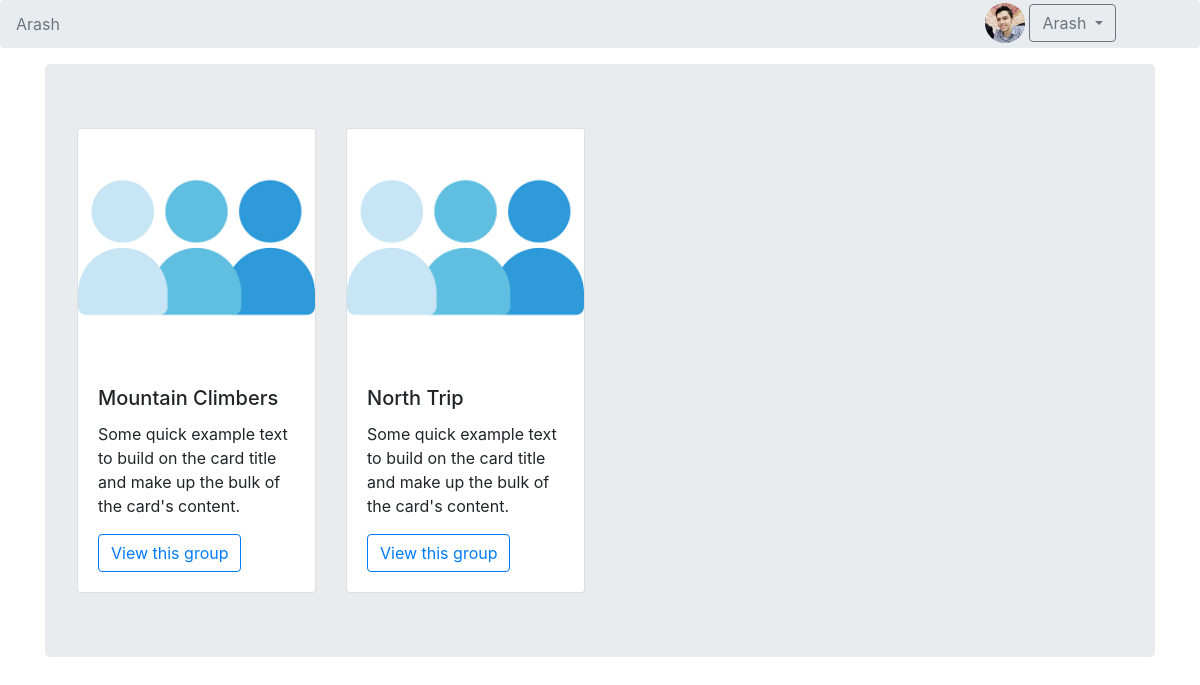
The page /arash (signed in) on the database its author committed.
### main/models.py (models this page shows, shortened)
class Account(models.Model):
    user = models.OneToOneField(User, on_delete=models.CASCADE)
    profile_picture = models.ImageField(
        upload_to='main/static/img/profile_pictures', blank=True)
    def get_add_url(self):
        return f"/add-group"
    def get_profile_picture_address(self):
        return self.profile_picture.url[4:]

class GroupMember(models.Model):
    group_fk = models.ForeignKey(Group, on_delete=models.CASCADE)
    member_fk = models.ForeignKey(Account, on_delete=models.CASCADE)
    balance = models.FloatField(default=0)

class Group(models.Model):
    group_id = models.SlugField(max_length=20, unique=True)
    group_name = models.CharField(max_length=20)
    admin_fk = models.ForeignKey(Account, on_delete=models.CASCADE)
    group_picture = models.ImageField(
        upload_to='main/static/img/group_pictures', blank=True)
    def get_absolute_url(self):
        return f"/{self.group_id}"

### main/views.py (the view)
# urls.py: path('<slug:username>', views.account_view),
@login_required(login_url='/login')
def account_view(request, username):
    account = Account.objects.get(user=request.user)
    profile_account = Account.objects.get(
        user=User.objects.get(username=username))
    groups = GroupMember.objects.filter(member_fk=profile_account)
    if profile_account == account:
        template_name = 'account.html'
        title = 'Account Detail'
        context = {'title': title,
                   'account': account, 'groups': groups}
        return render(request, template_name, context)
    else:
        return redirect(home_view)

### main/templates/account.html (shortened to what this page needs)
{% extends "base.html" %}
{% load static %}
{% block navbar %}
{% include 'breadcumber.html' %}
{% endblock %}
{% block content %}
<main role="main" class="container">
    <div class="jumbotron">
        <div class="row">
            {% for group in groups %}
            <div class="col col-12 col-sm-6 col-md-4 col-lg-3">
                <div class="card">
                    {% if group.group_picture %}
                    <img src="{{ group.get_group_picture_address }}" class="card-img-top" alt="img" width="100%">
                    {% else %}
                    <img src="{% static 'img/default-group-picture.png' %}" class="card-img-top" alt="img" width="100%">
                    {% endif %}
                    <div class="card-body">
                        <h5 class="card-title">{{ group.group_fk.group_name }}</h5>
                        <p class="card-text">Some quick example text to build on the card title and make up the bulk of
                            the
                            card's content.</p>
                        <a href="{{ group.group_fk.get_absolute_url }}/view" class="btn btn-outline-primary">View this
                            group</a>
                    </div>
                </div>
            </div>
            {% endfor %}
        </div>
    </div>
</main>
{% endblock %}

### main/templates/breadcumber.html (shortened to what this page needs)
{% load static %}
<div class="dropdown" style="position: absolute; right: 7%; padding-top: 3px;">
    {% if account.profile_picture %}
    <img src="{{ account.get_profile_picture_address }}" class="rounded-circle" width="40" height="40"></img>
    {% else %}
    <img src="{% static 'img/default-profile-picture.png' %}" class="rounded-circle" width="40" height="40"></img>
    {% endif %}
    <button type="button" class="btn btn-outline-secondary dropdown-toggle" data-toggle="dropdown" aria-haspopup="true"
        aria-expanded="false">
        {{account.user.get_short_name}}
    </button>
</div>
<nav aria-label="breadcrumb">
    <ol class="breadcrumb">
        {% if group %}
        <li class="breadcrumb-item"><a href="/{{account.get_absolute_url}}">{{account.user.get_short_name}}</a></li>
        <li class="breadcrumb-item active" aria-current="page">{{group.group_name}}</li>
        {% else %}
        <li class="breadcrumb-item active" aria-current="page">{{account.user.get_short_name}}</li>
        {% endif %}
    </ol>
</nav>

### rows shown on the page
Account: get_profile_picture_address (picture), user.get_short_name "Arash"
GroupMember: group_fk.group_name "Mountain Climbers"
GroupMember: group_fk.group_name "North Trip"
